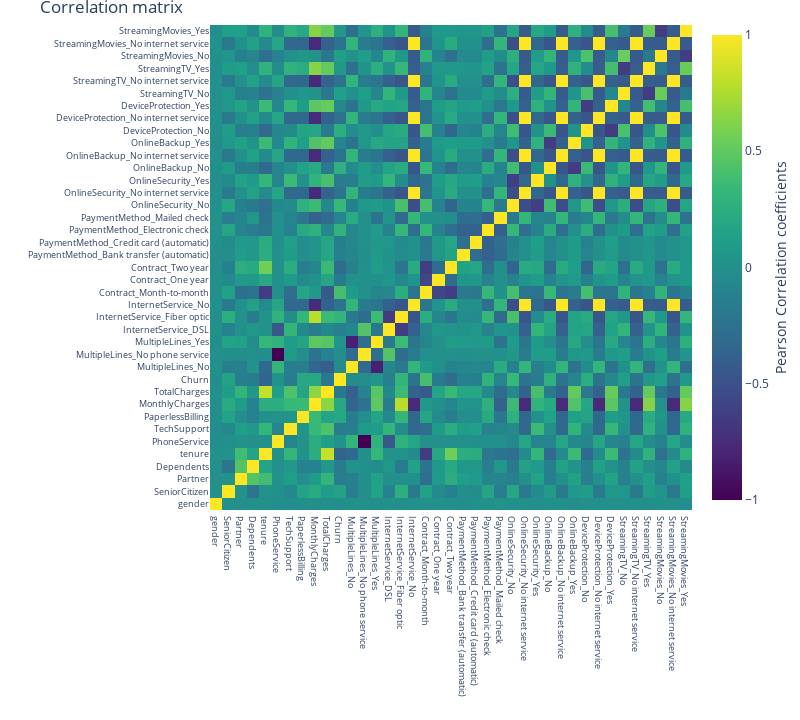

This figure's notebook cell:
### Code cell
#heatmap for correlation
correlation = df_num.corr()
matrix_cols = correlation.columns.to_list()
corr_array = np.array(correlation)

#plot
trace = go.Heatmap(z = corr_array,
                   x = matrix_cols,
                   y = matrix_cols,
                   colorscale = "Viridis",
                   colorbar = dict(title = "Pearson Correlation coefficients", titleside = "right"),
                  )
layout = go.Layout(dict(title = "Correlation matrix",
                        autosize = False,
                        height = 720,
                        width = 800,
                        margin = dict(r = 0, l = 210, t = 25, b = 210),
                        yaxis = dict(tickfont = dict(size = 9)),
                        xaxis = dict(tickfont = dict(size = 9))
                       )
                  )
data = [trace]
fig = go.Figure(data=data, layout=layout)
py.iplot(fig)

### Figure 1 — Plotly figure (JSON) as saved in the notebook; plotly's stock layout.template omitted (floating-point values rounded to 4 significant figures; data arrays with more than 128 entries replaced by an {"elided": "..."} marker saying what was removed)
{"data": [{"colorbar": {"title": {"side": "right", "text": "Pearson Correlation coefficients"}}, "colorscale": [[0, "#440154"], [0.1111, "#482878"], [0.2222, "#3e4989"], [0.3333, "#31688e"], [0.4444, "#26828e"], [0.5556, "#1f9e89"], [0.6667, "#35b779"], [0.7778, "#6ece58"], [0.8889, "#b5de2b"], [1, "#fde725"]], "type": "heatmap", "x": ["gender", "SeniorCitizen", "Partner", "Dependents", "tenure", "PhoneService", "TechSupport", "PaperlessBilling", "MonthlyCharges", "TotalCharges", "Churn", "MultipleLines_No", "MultipleLines_No phone service", "MultipleLines_Yes", "InternetService_DSL", "InternetService_Fiber optic", "InternetService_No", "Contract_Month-to-month", "Contract_One year", "Contract_Two year", "PaymentMethod_Bank transfer (automatic)", "PaymentMethod_Credit card (automatic)", "PaymentMethod_Electronic check", "PaymentMethod_Mailed check", "OnlineSecurity_No", "OnlineSecurity_No internet service", "OnlineSecurity_Yes", "OnlineBackup_No", "OnlineBackup_No internet service", "OnlineBackup_Yes", "DeviceProtection_No", "DeviceProtection_No internet service", "DeviceProtection_Yes", "StreamingTV_No", "StreamingTV_No internet service", "StreamingTV_Yes", "StreamingMovies_No", "StreamingMovies_No internet service", "StreamingMovies_Yes"], "y": ["gender", "SeniorCitizen", "Partner", "Dependents", "tenure", "PhoneService", "TechSupport", "PaperlessBilling", "MonthlyCharges", "TotalCharges", "Churn", "MultipleLines_No", "MultipleLines_No phone service", "MultipleLines_Yes", "InternetService_DSL", "InternetService_Fiber optic", "InternetService_No", "Contract_Month-to-month", "Contract_One year", "Contract_Two year", "PaymentMethod_Bank transfer (automatic)", "PaymentMethod_Credit card (automatic)", "PaymentMethod_Electronic check", "PaymentMethod_Mailed check", "OnlineSecurity_No", "OnlineSecurity_No internet service", "OnlineSecurity_Yes", "OnlineBackup_No", "OnlineBackup_No internet service", "OnlineBackup_Yes", "DeviceProtection_No", "DeviceProtection_No internet service", "DeviceProtection_Yes", "StreamingTV_No", "StreamingTV_No internet service", "StreamingTV_Yes", "StreamingMovies_No", "StreamingMovies_No internet service", "StreamingMovies_Yes"], "z": {"elided": "39x39 float values"}}], "layout": {"autosize": false, "height": 720, "margin": {"b": 210, "l": 210, "r": 0, "t": 25}, "title": {"text": "Correlation matrix"}, "width": 800, "xaxis": {"tickfont": {"size": 9}}, "yaxis": {"tickfont": {"size": 9}}}}
